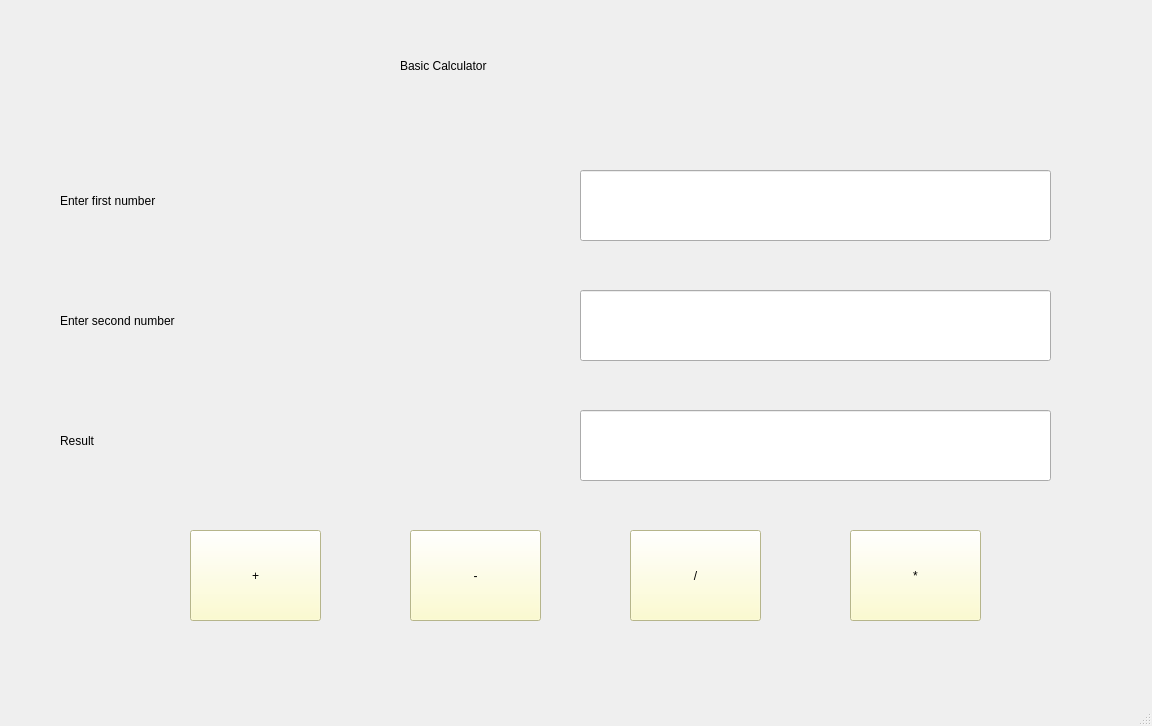
<?xml version="1.0" encoding="UTF-8"?>
<ui version="4.0">
 <class>MainWindow</class>
 <widget class="QMainWindow" name="MainWindow">
  <property name="geometry">
   <rect>
    <x>0</x>
    <y>0</y>
    <width>1152</width>
    <height>726</height>
   </rect>
  </property>
  <property name="windowTitle">
   <string>MainWindow</string>
  </property>
  <widget class="QWidget" name="centralwidget">
   <widget class="QLabel" name="label">
    <property name="geometry">
     <rect>
      <x>400</x>
      <y>30</y>
      <width>341</width>
      <height>71</height>
     </rect>
    </property>
    <property name="styleSheet">
     <string notr="true">font: 24pt &quot;MS Shell Dlg 2&quot;;</string>
    </property>
    <property name="text">
     <string>Basic Calculator</string>
    </property>
   </widget>
   <widget class="QLabel" name="label_2">
    <property name="geometry">
     <rect>
      <x>60</x>
      <y>160</y>
      <width>441</width>
      <height>81</height>
     </rect>
    </property>
    <property name="styleSheet">
     <string notr="true">font: 20pt &quot;MS Shell Dlg 2&quot;;</string>
    </property>
    <property name="text">
     <string>Enter first number</string>
    </property>
   </widget>
   <widget class="QLineEdit" name="lineEdit">
    <property name="geometry">
     <rect>
      <x>580</x>
      <y>170</y>
      <width>471</width>
      <height>71</height>
     </rect>
    </property>
    <property name="styleSheet">
     <string notr="true">font: 18pt &quot;MS Shell Dlg 2&quot;;</string>
    </property>
   </widget>
   <widget class="QLabel" name="label_3">
    <property name="geometry">
     <rect>
      <x>60</x>
      <y>280</y>
      <width>441</width>
      <height>81</height>
     </rect>
    </property>
    <property name="styleSheet">
     <string notr="true">font: 20pt &quot;MS Shell Dlg 2&quot;;</string>
    </property>
    <property name="text">
     <string>Enter second number</string>
    </property>
   </widget>
   <widget class="QLineEdit" name="lineEdit_2">
    <property name="geometry">
     <rect>
      <x>580</x>
      <y>290</y>
      <width>471</width>
      <height>71</height>
     </rect>
    </property>
    <property name="styleSheet">
     <string notr="true">font: 18pt &quot;MS Shell Dlg 2&quot;;</string>
    </property>
   </widget>
   <widget class="QLabel" name="label_4">
    <property name="geometry">
     <rect>
      <x>60</x>
      <y>400</y>
      <width>441</width>
      <height>81</height>
     </rect>
    </property>
    <property name="styleSheet">
     <string notr="true">font: 20pt &quot;MS Shell Dlg 2&quot;;</string>
    </property>
    <property name="text">
     <string>Result</string>
    </property>
   </widget>
   <widget class="QLineEdit" name="lineEdit_3">
    <property name="geometry">
     <rect>
      <x>580</x>
      <y>410</y>
      <width>471</width>
      <height>71</height>
     </rect>
    </property>
    <property name="styleSheet">
     <string notr="true">font: 18pt &quot;MS Shell Dlg 2&quot;;</string>
    </property>
   </widget>
   <widget class="QPushButton" name="pushButton">
    <property name="geometry">
     <rect>
      <x>190</x>
      <y>530</y>
      <width>131</width>
      <height>91</height>
     </rect>
    </property>
    <property name="styleSheet">
     <string notr="true">font: 18pt &quot;MS Shell Dlg 2&quot;;
background-color: rgb(255, 253, 194);</string>
    </property>
    <property name="text">
     <string>+</string>
    </property>
   </widget>
   <widget class="QPushButton" name="pushButton_2">
    <property name="geometry">
     <rect>
      <x>410</x>
      <y>530</y>
      <width>131</width>
      <height>91</height>
     </rect>
    </property>
    <property name="styleSheet">
     <string notr="true">font: 18pt &quot;MS Shell Dlg 2&quot;;
background-color: rgb(255, 253, 194);</string>
    </property>
    <property name="text">
     <string>-</string>
    </property>
   </widget>
   <widget class="QPushButton" name="pushButton_3">
    <property name="geometry">
     <rect>
      <x>630</x>
      <y>530</y>
      <width>131</width>
      <height>91</height>
     </rect>
    </property>
    <property name="styleSheet">
     <string notr="true">font: 18pt &quot;MS Shell Dlg 2&quot;;
background-color: rgb(255, 253, 194);</string>
    </property>
    <property name="text">
     <string>/</string>
    </property>
   </widget>
   <widget class="QPushButton" name="pushButton_4">
    <property name="geometry">
     <rect>
      <x>850</x>
      <y>530</y>
      <width>131</width>
      <height>91</height>
     </rect>
    </property>
    <property name="styleSheet">
     <string notr="true">font: 18pt &quot;MS Shell Dlg 2&quot;;
background-color: rgb(255, 253, 194);</string>
    </property>
    <property name="text">
     <string>*</string>
    </property>
   </widget>
  </widget>
  <widget class="QMenuBar" name="menubar">
   <property name="geometry">
    <rect>
     <x>0</x>
     <y>0</y>
     <width>1152</width>
     <height>31</height>
    </rect>
   </property>
  </widget>
  <widget class="QStatusBar" name="statusbar"/>
 </widget>
 <resources/>
 <connections/>
</ui>
